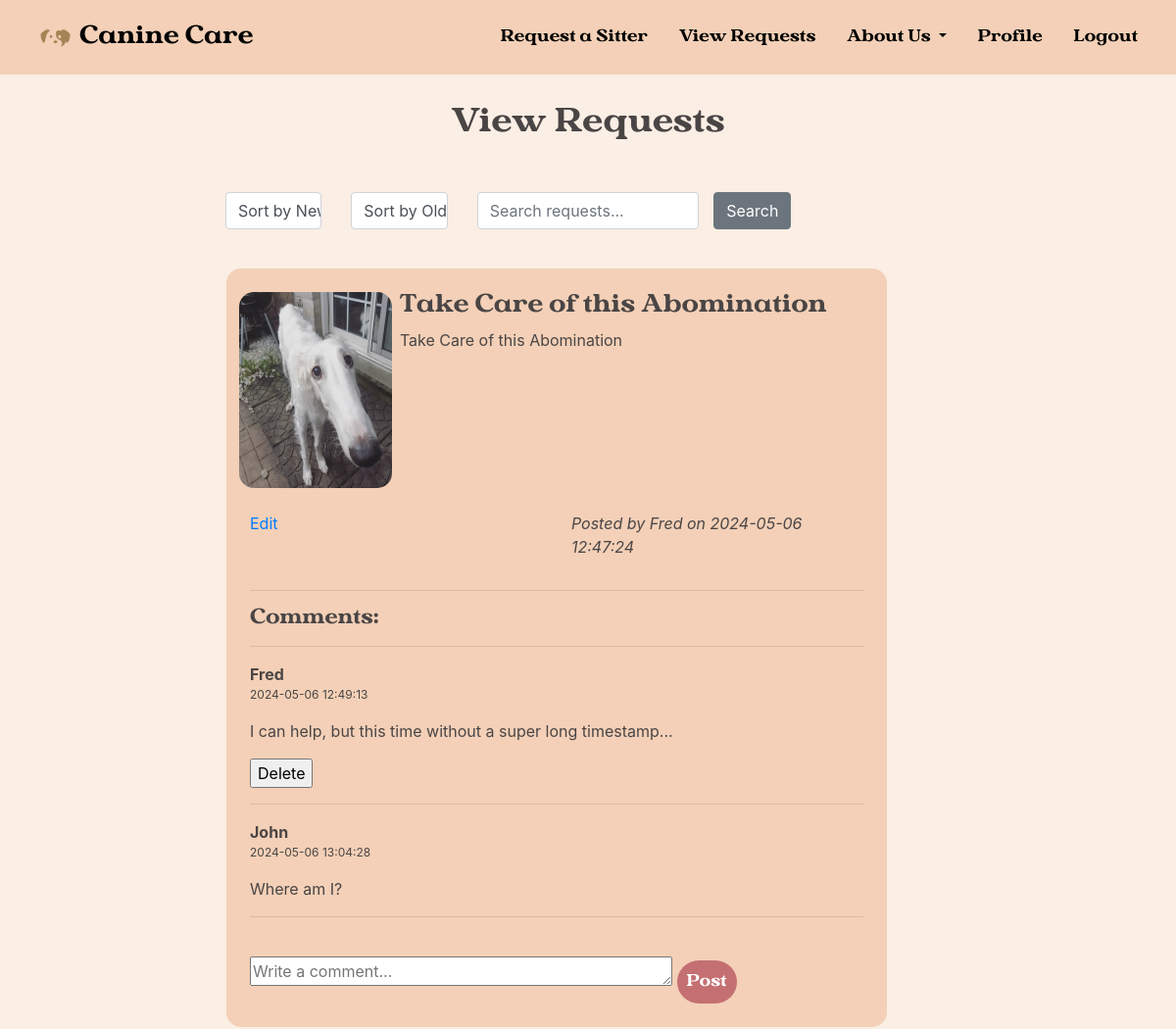
Before: /view-requests/ (signed in, upper part) with the older database file.
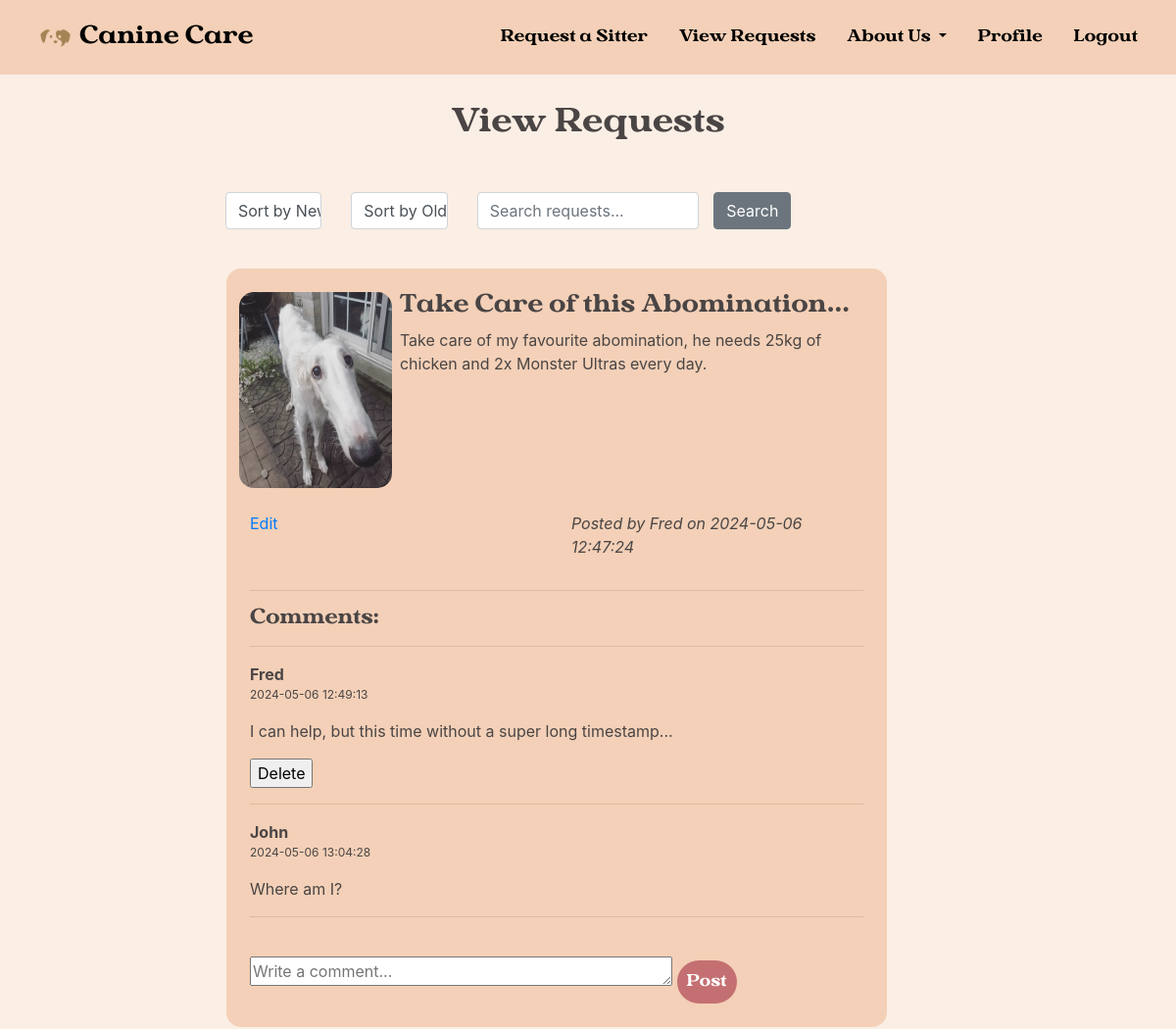
After: the same page with the newer database file.
### project/models.py (models this page shows)
class Reqs(db.Model):
    __tablename__ = 'Reqs'
    id = db.Column(db.Integer, primary_key=True, autoincrement=True)
    title = db.Column(db.String(50))
    content = db.Column(db.String(1000))
    poster = db.Column(db.String(100))
    image = db.Column(db.String(100), unique = True)
    time_created = db.Column(TIMESTAMP)
    comments = db.relationship('Comment', backref=db.backref('Reqs', lazy=True))

### project/main.py (the view)
@main.route('/view-requests/', methods=['GET', 'POST'])
@login_required
def viewrequests():
    if request.method == 'GET':
        return render_template('view.html', reqs=Reqs.query.all(), name=current_user.name)
    if request.method == 'POST':
        keywords = request.form.get('search')
        reqs = Reqs.query.filter(Reqs.title.like('%' + keywords + '%'))
        reqs = reqs.order_by(Reqs.title).all()
        return render_template('view.html', reqs=reqs, name=current_user.name)

### project/__init__.py (called while the page is built)
def create_app():
    app = Flask(__name__)
    app.config['SECRET_KEY'] = 'secret-key-goes-here'
    app.config['SQLALCHEMY_DATABASE_URI'] = 'sqlite:///db.sqlite'
    db.init_app(app)
    login_manager = LoginManager()
    login_manager.login_view = 'auth.login'
    login_manager.init_app(app)
    from .models import User
    with app.app_context():
      db.create_all()
    @login_manager.user_loader
    def load_user(user_id):
        return User.query.get(int(user_id))
    from .auth import auth as auth_blueprint
    app.register_blueprint(auth_blueprint)
    from .main import main as main_blueprint
    app.register_blueprint(main_blueprint)
    return app

### project/templates/view.html (shortened to what this page needs)
{% extends "base.html" %}
{% block content %}
  <h2 class="title">
    View Requests
  </h2>
  <div class="container">
    <div class="row">
      <div class="col-sm-2">
        <form action="{{ url_for('main.sortrequests', sorting_method='newest') }}" method="POST">
          <input class="form-control form-control-md" type="submit" value="Sort by Newest" onclick>
        </form>
      </div>
      <div class="col-sm-2">
        <form action="{{ url_for('main.sortrequests', sorting_method='oldest') }}" method="POST">
          <input class="form-control" type="submit" value="Sort by Oldest" onclick>
        </form>
      </div>
      <div class="col-sm-4 justify-content-end">
        <form action="{{ url_for('main.viewrequests') }}" id="search-requests" method="POST">
          <input class="form-control" type="text" name="search"
          placeholder="Search requests..." value="{{ request.form['keywords'] }}">
      </div>
          <button type="submit" class="btn btn-secondary">Search</button>
    </div>
  </div>
  <br>
  <div class="container">
    {% for req in reqs %}
      <div class="row">
        <div class="col-11 p-3">
          <div class='request'>
            <div class="container p-4">
              <div class="row">
                {% if req['image'] != None %}
                  <div class="col-sm-3 px-1">
                      <img src="{{ url_for('static', filename='uploads/' + req['image']) }}"
                      class="img-fluid" id="request-image">
                      <br><br>
                  </div>
                {% endif %}
                <div class="col-sm-9 px-1">
                  <h4 id="subtitle">{{ req.title }}</h4>
                  <p>{{ req.content }}</p>
                </div>
              </div>
              <div class="row">
                <div class="col align-self-start">
                {% if req.poster == name %}
                  <a href="{{ url_for('main.editrequest', id=req.id) }}">Edit</a>
                {% endif %}
                </div>
                <div class="col align-self-end">
                  <p style="font-style: italic;">Posted by {{ req.poster }} on {{ req.time_created }}</p>
                </div>
              </div>
              <hr>
              <h5 id="subtitle">Comments:</h5>
              <hr>
              {% for comment in req.comments %}
                <b style="display:inline-block">{{ comment.poster }}&ensp;</b>
                <p id="time-date">{{ comment.time_created }}</p>
                <p>{{ comment.content }}</p>
                {% if comment.poster == name %}
                  <form action="{{ url_for('main.delete_comment', id=comment.id) }}" method="POST">
                    <input type="submit" value="Delete"
                    onclick="return confirm('Are you sure you want to delete this comment?')">
                  </form>
                {% endif %}
                <hr>
              {% endfor %}
              <br>
              <form action="{{ url_for('main.add_comment', req_id=req.id) }}" method="POST">
                <textarea name="comment_content" placeholder="Write a comment..." rows="1" cols="40"></textarea>
                <button class="misc-btn" type="submit">Post</button>
              </form>
            </div>
          </div>
        </div>
      </div>
  {% endfor %}
  </div>
{% endblock %}

Changed rows visible on the page:
changed Reqs "Fred": title "Take Care of this Abomination" → "Take Care of this Abomination..."; content "Take Care of this Abomination" → "Take care of my favourite abomination, he needs 25kg of chicken and 2x Monster Ultras every day."
